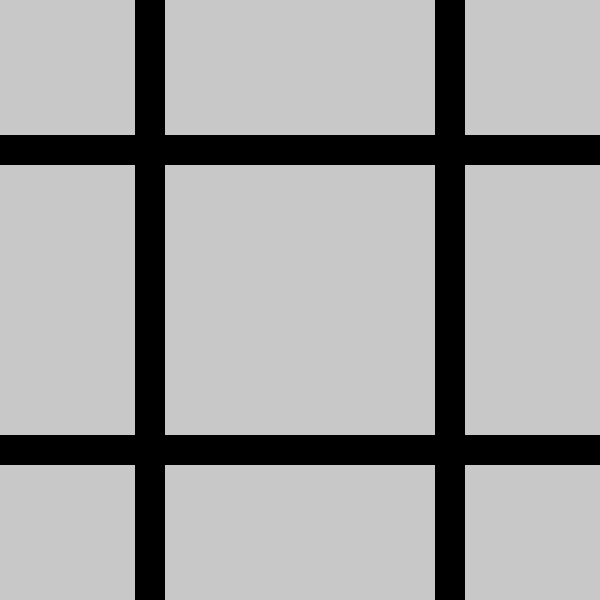
Frame 1 (no input)
Frame 60 (no input): identical to frame 1, image omitted
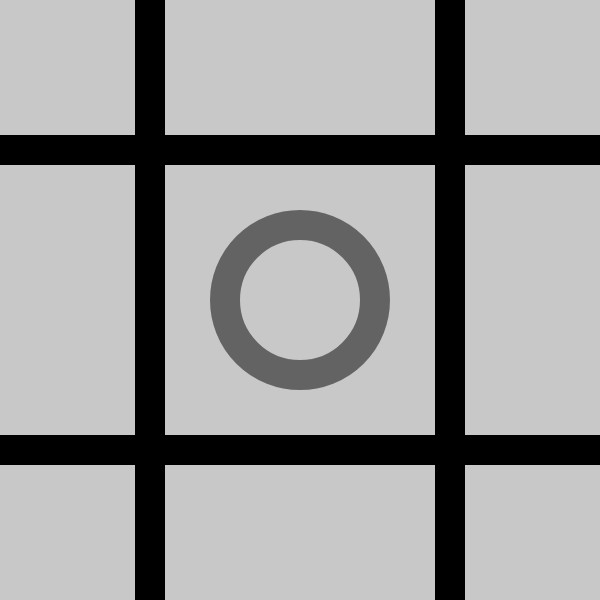
Frame 120 (the mouse pressed at the canvas centre since frame 60)

The p5.js sketch that drew these frames (run headless with seeded random() and noise() and a simulated clock; from frame 60 on, the mouse is pressed at the canvas centre):

// p5.js sketch
// ── sketch.js
let grid
let player = true // true: red O, false: green X
let squares, side // Cached each frame at global level

function setup() {
  createCanvas(600, 600) // Assumed to be square
  grid = new Grid()
}

function draw() {
  background(200)
  noFill()
  squares = grid.maxSquares()
  if (squares == 0)
    squares += 1
  else
    squares += 2
  side = width / (1 + squares)
  strokeWeight(side / 10)

  // Draw grid
  stroke(0)
  console.log(squares)
  for (let i = 0; i <= squares; i++) {
    const z = (i + 0.5) * side
    line(z, 0, z, width)
    line(0, z, height, z)
  }

  // Store neighbours to draw later
  const O = []
  const X = []
  // Draw shapes
  stroke(0)
  for (let gridX = grid.minX; gridX <= grid.maxX; gridX++) {
    for (let gridY = grid.minY; gridY <= grid.maxY; gridY++) {
      const v = grid.get(gridX, gridY)
      if (v === "O") {
        drawO(gridX, gridY)
        addNeghbours(O, "O", gridX, gridY)
      }
      else if (v === "X") {
        drawX(gridX, gridY)
        addNeghbours(X, "X", gridX, gridY)
      }
    }
  }

  // Draw neighbours lines
  stroke(playerColor(true, 128))
  O.forEach(drawLine)
  stroke(playerColor(false, 128))
  X.forEach(drawLine)

  // Mouse focus
  if (!grid.win) {
    stroke(0, 128)
    if (mouseOnBoard()) {
      const gridX = mouse2GridX()
      const gridY = mouse2GridY()
      if (!grid.get(gridX, gridY)) {
        if (player) {
          drawO(gridX, gridY)
        } else {
          drawX(gridX, gridY)
        }
      }
    }
  }

  // Draw Winner
  if (grid.win) {
    strokeWeight(side / 2)
    stroke(playerColor(!player, 128))
    drawLine(grid.win)

    textAlign(CENTER)
    textSize(60)
    strokeWeight(3)
    stroke(50)
    // Drop shadow
    fill(playerColor(player))
    text(playerSign(!player) + " wins", width / 2 + 3, 3 * height / 4 + 3)
    fill(playerColor(!player, 255))
    text(playerSign(!player) + " wins", width / 2, 3 * height / 4)
  }
}

const drawLine = (p) => line(grid2X(p.x1), grid2Y(p.y1), grid2X(p.x2), grid2Y(p.y2))
const grid2X = (gridX) => (gridX - grid.minX + 2) * side
const drawO = (x, y) => ellipse(grid2X(x), grid2Y(y), side / 2, side / 2)
const grid2Y = (gridY) => (gridY - grid.minY + 2) * side
const mouse2GridX = () => floor((mouseX - side / 2) / side) + grid.minX - 1
const mouse2GridY = () => floor((mouseY - side / 2) / side) + grid.minY - 1
const playerSign = (b) => b ? "O" : "X"
const playerColor = (p, a) => p ? color(255, 0, 0, a) : color(0, 255, 0, a)

function drawX(x, y) {
  const xc = grid2X(x) - side / 4
  const yc = grid2Y(y) - side / 4
  line(xc, yc, xc + side / 2, yc + side / 2)
  line(xc + side / 2, yc, xc, yc + side / 2)
}

function addNeghbours(a, v, x, y) {
  // Enough to add half of the neighbours, the other half is handled by the neighbour
  if (grid.get(x - 1, y - 1) === v)
    a.push({ x1: x, y1: y, x2: x - 1, y2: y - 1 })
  if (grid.get(x, y - 1) === v)
    a.push({ x1: x, y1: y, x2: x, y2: y - 1 })
  if (grid.get(x + 1, y - 1) === v)
    a.push({ x1: x, y1: y, x2: x + 1, y2: y - 1 })
  if (grid.get(x - 1, y) === v)
    a.push({ x1: x, y1: y, x2: x - 1, y2: y })
}

function mouseOnBoard() {
  const margin = side / 2
  return mouseX > margin
    && mouseX < width - margin
    && mouseY > margin
    && mouseY < height - margin
}

function mouseReleased() {
  if (!grid.win) {
    if (mouseOnBoard()) {
      const gridX = mouse2GridX()
      const gridY = mouse2GridY()
      if (!grid.get(gridX, gridY)) {
        grid.add(gridX, gridY, playerSign(player))
        player = !player
      }
    }
  }
}

// ── grid.js
class Grid {
  constructor() {
    this.maxX = -1;
    this.minX = 1;
    this.maxY = -1;
    this.minY = 1;
    this.x = [];
  }

  maxSquares() {
    if (this.maxX == -1) return -1;
    return max(this.maxX - this.minX, this.maxY - this.minY) + 1;
  }

  add(x, y, v) {
    this.maxX = max(x, this.maxX);
    this.minX = min(x, this.minX);
    this.maxY = max(y, this.maxY);
    this.minY = min(y, this.minY);
    if (!this.x[x]) {
      this.x[x] = [];
    }
    this.x[x][y] = v;

    this.win = this.checkForWin(x, y, v);
  }

  get(x, y) {
    if (this.x[x]) return this.x[x][y];
  }

  checkForWin(x, y, v) {
    // Check X
    var lowX = x - 1;
    while (this.get(lowX, y) === v) {
      lowX--;
    }
    var highX = x + 1;
    while (this.get(highX, y) === v) {
      highX++;
    }
    if (highX - lowX >= 6) {
      return { x1: lowX + 1, y1: y, x2: highX - 1, y2: y };
    }

    // Check Y
    var lowY = y - 1;
    while (this.get(x, lowY) === v) {
      lowY--;
    }
    var highY = y + 1;
    while (this.get(x, highY) === v) {
      highY++;
    }
    if (highY - lowY >= 6) {
      return { x1: x, y1: lowY + 1, x2: x, y2: highY - 1 };
    }

    // Check diagonal
    lowX = x - 1;
    lowY = y - 1;
    while (this.get(lowX, lowY) === v) {
      lowX--;
      lowY--;
    }
    highX = x + 1;
    highY = y + 1;
    while (this.get(highX, highY) === v) {
      highX++;
      highY++;
    }
    if (highX - lowX >= 6) {
      return { x1: lowX + 1, y1: lowY + 1, x2: highX - 1, y2: highY - 1 };
    }

    // Check other diagonal
    lowX = x - 1;
    highY = y + 1;
    while (this.get(lowX, highY) === v) {
      lowX--;
      highY++;
    }
    highX = x + 1;
    lowY = y - 1;
    while (this.get(highX, lowY) === v) {
      highX++;
      lowY--;
    }
    if (highX - lowX >= 6) {
      return { x1: lowX + 1, y1: highY - 1, x2: highX - 1, y2: lowY + 1 };
    }
  }
}

if (typeof exports !== 'undefined') {
  exports.Grid = Grid;
}
